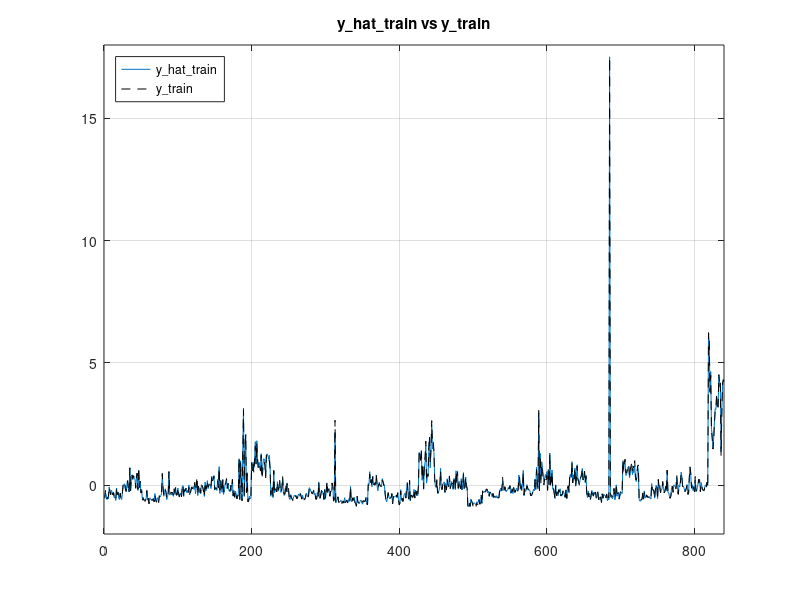
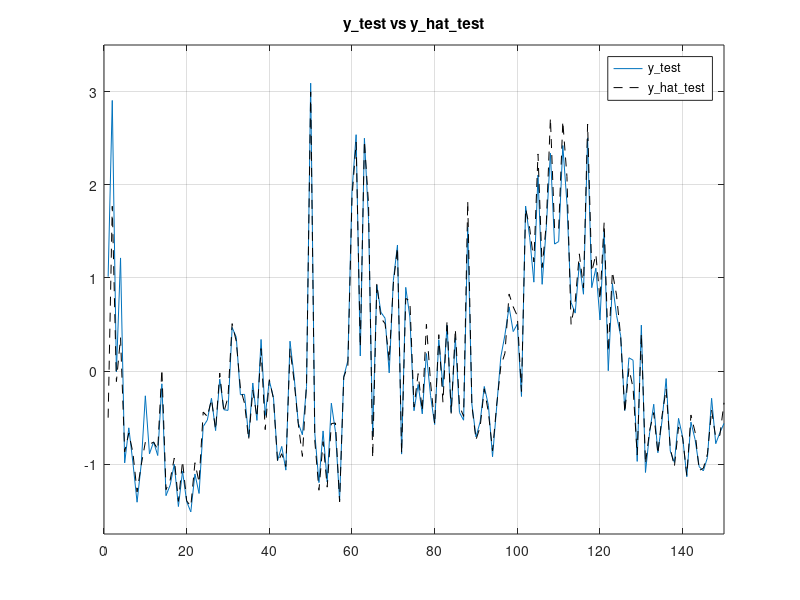

These figures' MATLAB source, in order:
close all
clear all
%Lab 1 - ICT HEALTH - Perform regression - MSE

load('data_train_norm.mat');
load('data_test_norm.mat');

F0 = 7;

y_train = data_train_norm(:,F0);
X_train = data_train_norm;
X_train(:,F0) = [];

y_test=data_test_norm(:,F0);
X_test=data_test_norm;
X_test(:,F0)=[];

% Estimate a_hat
a_hat = inv(transpose(X_train)*X_train)*transpose(X_train)*y_train;
y_hat_train = X_train * a_hat;
y_hat_test = X_test * a_hat;

figure
plot(y_hat_train)
hold on
plot(y_train, '--k')
axis([0 840 -2 18])
grid on
legend('y\_hat\_train','y\_train', 'Location', 'northwest')
title('y\_hat\_train vs y\_train')

figure
plot(y_test)
hold on
plot(y_hat_test, '--k')
axis([0 150 -1.75 3.5])
grid on
legend('y\_test', 'y\_hat\_test')
title('y\_test vs y\_hat\_test')

% a_hat2 = inv(transpose(X_train(:,5:end))*X_train(:,5:end))*transpose(X_train(:,5:end))*y_train;
% y_hat_train2 = X_train(:,5:end) * a_hat2;
% y_hat_test2 = X_test(:,5:end) * a_hat2;
% 
% figure
% plot(y_hat_train2)
% hold on
% plot(y_train)
% 
% figure
% plot(y_hat_test2)
% hold on
% plot(y_test)